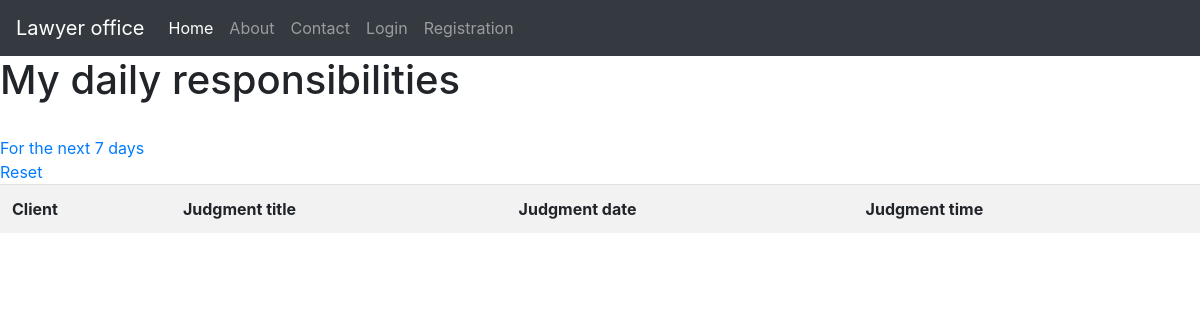
The page /responsibilities_next_day on the database as committed earlier.
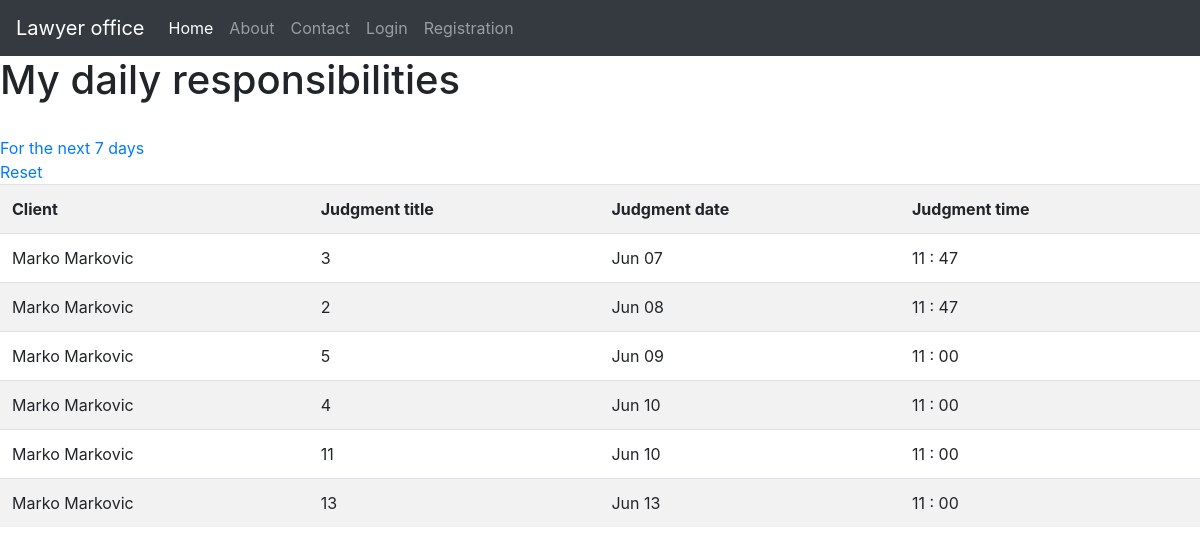
The same page on the database as committed later.
### blog/models.py (models this page shows)
class Client(db.Model):
    id = db.Column(db.Integer, primary_key=True)
    first_name = db.Column(db.String(250), nullable=False)
    last_name = db.Column(db.String(250), nullable=False)
    city = db.Column(db.String(50), nullable=False)
    address = db.Column(db.String(50), nullable=False)
    phone = db.Column(db.String(50), nullable=False)
    mail = db.Column(db.String(50))
    user_id = db.Column(db.Integer, db.ForeignKey('user.id'), nullable=False)
    judgments = db.relationship('Judgment', backref='judgments')

class Judgment(db.Model):
    id = db.Column(db.Integer, primary_key=True)
    title = db.Column(db.String(250), nullable=False)
    content = db.Column(db.Text, nullable=False)
    date_of_judgment = db.Column(db.DateTime, default=datetime.now)
    document = db.Column(db.LargeBinary)
    client_id = db.Column(db.Integer, db.ForeignKey('client.id'))

### client/routes.py (the view)
@client.route("/responsibilities_next_day", methods=['GET'])
def responsibilities_next_day():
    start_day = datetime.today().date()+ timedelta(days=1)
    end_day = datetime.today().date() + timedelta(days=8)
    judgments = Judgment.query.filter(Judgment.date_of_judgment.between(start_day, end_day)).order_by(
        Judgment.date_of_judgment.asc()).all()
    if not judgments:
        return render_template("responsibilities.html", title="Responsibilities")
    all_clients = {
    }
    for judgment in judgments:
        all_clients[judgment.id] = Client.query.filter(Client.id == judgment.client_id).all()
    return render_template("responsibilities.html", judgments=judgments, clients_list=all_clients,
                           title="Responsibilities")

### blog/templates/responsibilities.html
{% extends 'base.html' %}
{% block content %}
<h1>My daily responsibilities</h1>
<br>
<a href="{{url_for('client.responsibilities_next_day')}}">For the next 7 days</a>
<br>
<a href="{{url_for('client.responsibilities')}}">Reset</a>
<br>
<table class="table table-striped">
    <tr>
        <th>Client</th>
        <th>Judgment title</th>
        <th>Judgment date</th>
        <th>Judgment time</th>
    </tr>
    {% for judgment in judgments %}
    <tr>
        {% for clients in clients_list[judgment.id] %}
        <td>{{clients.first_name}} {{clients.last_name}}</td>
        <td>{{judgment.title}}</td>
        <td>{{judgment.date_of_judgment.strftime("%b %d")}}</td>
        <td>{{judgment.date_of_judgment.strftime("%H : %M")}}</td>
        {%endfor%}
    </tr>
    {%endfor%}
</table>
{% endblock content %}

### blog/templates/base.html (shortened to what this page needs)
<!DOCTYPE html>
<html lang="en">
<head>
    <link rel="stylesheet" href="https://maxcdn.bootstrapcdn.com/bootstrap/4.0.0/css/bootstrap.min.css"
>
</head>
<body>
<nav class="navbar navbar-expand-lg  navbar-dark bg-dark">
    <a class="navbar-brand" href="{{url_for('main.home')}}">Lawyer office</a>
    <div class="collapse navbar-collapse" id="navbarNav">
        <ul class="navbar-nav">
            <li class="nav-item active">
                <a class="nav-link" href="{{url_for('main.home')}}">Home <span class="sr-only">(current)</span></a>
            </li>
            <li class="nav-item">
                <a class="nav-link" href="{{url_for('main.about')}}">About</a>
            </li>
            <li class="nav-item">
                <a class="nav-link" href="{{url_for('main.contact')}}">Contact</a>
            </li>
            {% if current_user.is_authenticated%}
            <li class="nav-item dropdown">
                <a class="nav-link dropdown-toggle" href="#" id="navbarDropdownMenuLink" data-toggle="dropdown"
                   aria-haspopup="true" aria-expanded="false">
                    Clients
                </a>
                <div class="dropdown-menu" aria-labelledby="navbarDropdownMenuLink">
                    <a class="dropdown-item" href="{{ url_for('client.add_client') }}">Add client</a>
                    <a class="dropdown-item" href="{{ url_for('client.all_client') }}">View my client</a>
                    <a class="dropdown-item" href="{{ url_for('client.responsibilities') }}">My daily responsibilities</a>
                </div>
            </li>
             <li class="nav-item">
                <a class="nav-link" href="{{url_for('users.account')}}">My Account</a>
            </li>
            <li class="nav-item">
                <a class="nav-link" href="{{url_for('users.logout')}}">Logout</a>
            </li>
            </li>
            {% else %}
            <li class="nav-item ml-auto">
                <a class="nav-link" href="{{url_for('users.login')}}">Login</a>
            </li>
            <li class="nav-item">
                <a class="nav-link" href="{{url_for('users.registration')}}">Registration</a>
            </li>
            {%endif%}
        </ul>
    </div>
</nav>
{% block content %}
{% endblock %}
</body>
</html>

Rows that differ between the two databases and show on the page:
added Judgment: title "3", date_of_judgment "Jun 07", date_of_judgment "11 : 47"
now on this page (row edited): Client: first_name "Marko", last_name "Markovic"
added Judgment: title "2", date_of_judgment "Jun 08", date_of_judgment "11 : 47"
added Judgment: title "5", date_of_judgment "Jun 09", date_of_judgment "11 : 00"
added Judgment: title "4", date_of_judgment "Jun 10", date_of_judgment "11 : 00"
added Judgment: title "11", date_of_judgment "Jun 10", date_of_judgment "11 : 00"
added Judgment: title "13", date_of_judgment "Jun 13", date_of_judgment "11 : 00"
